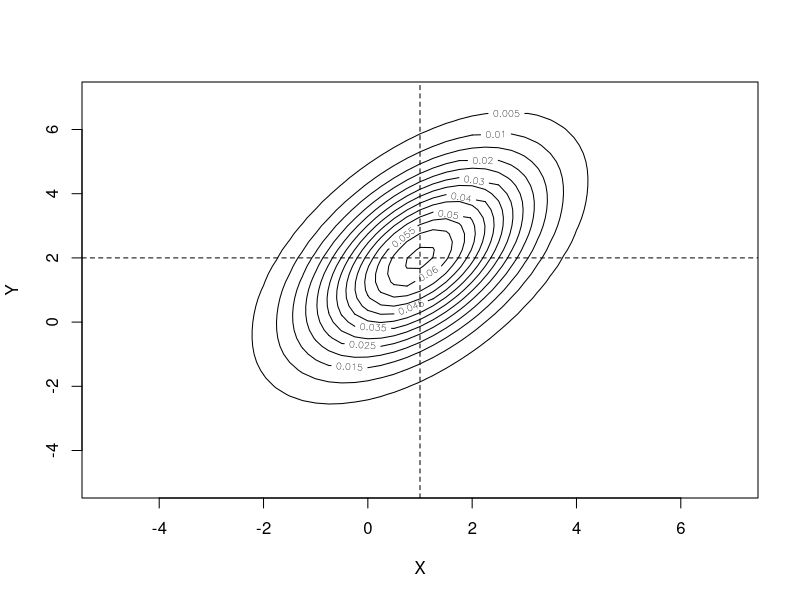
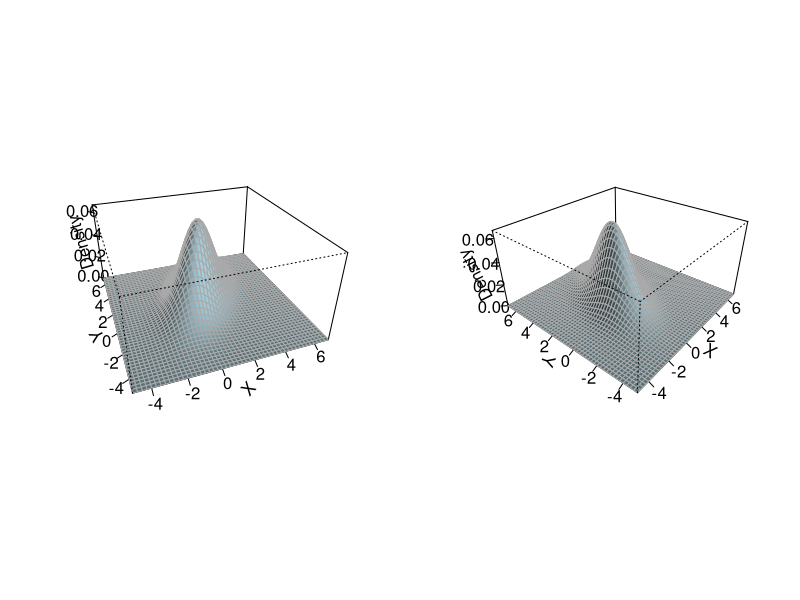
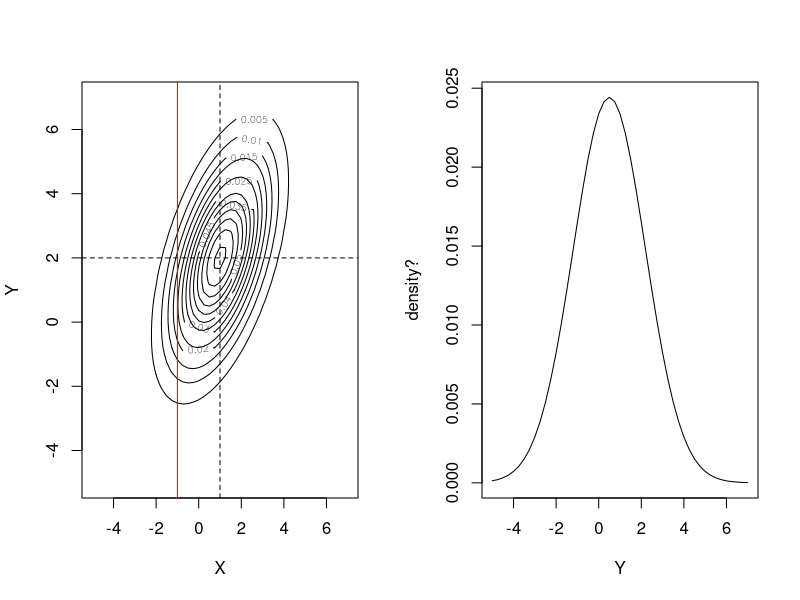
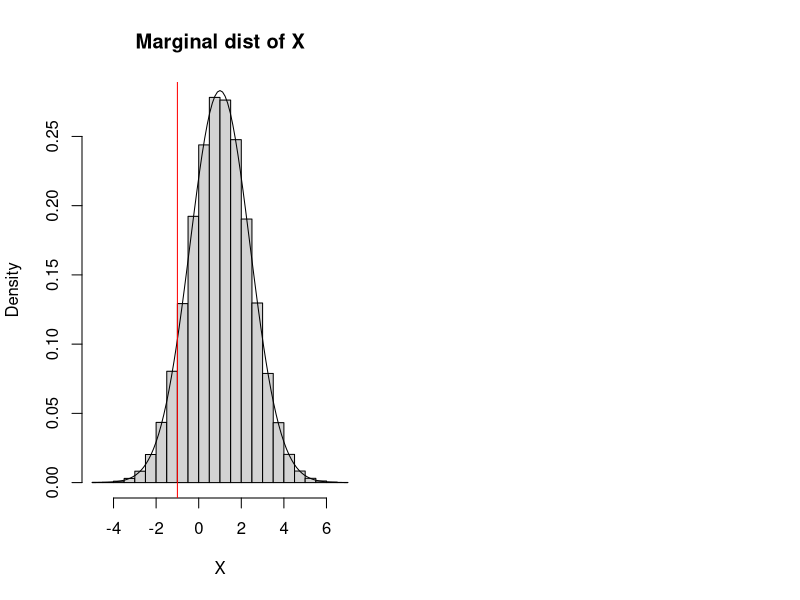
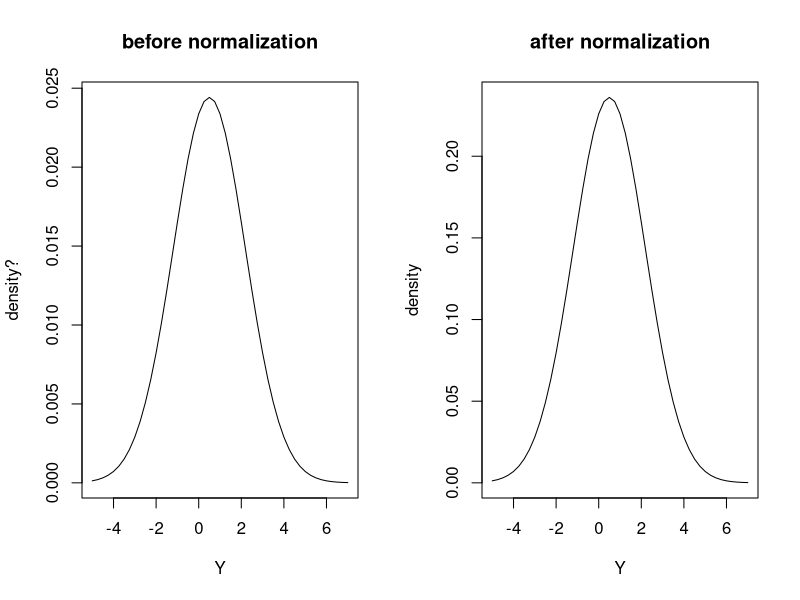
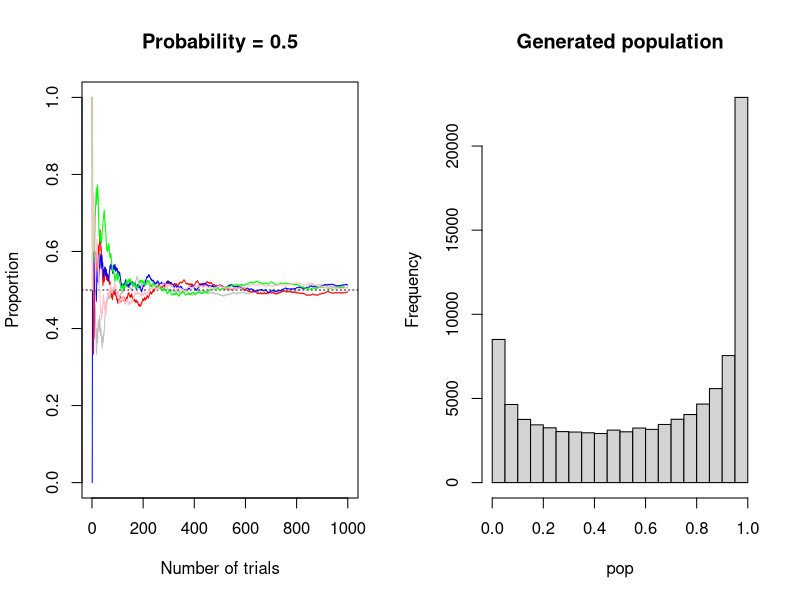
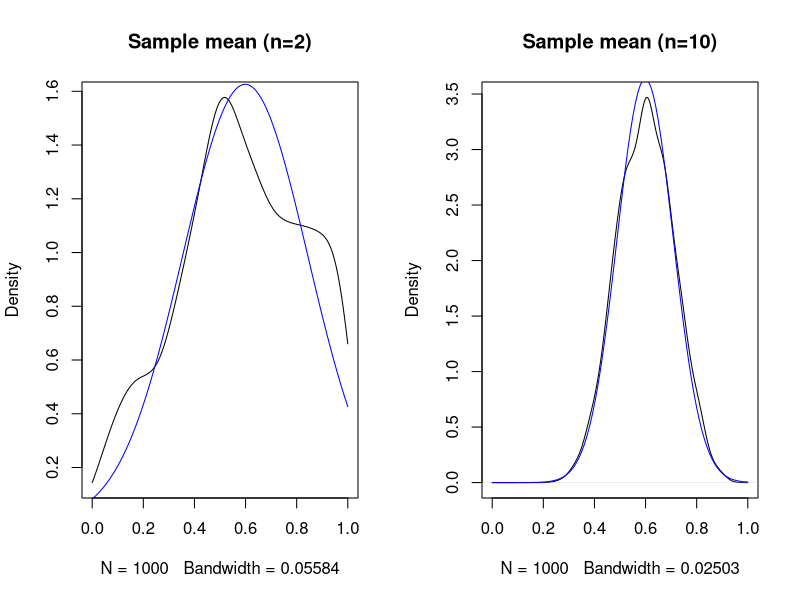
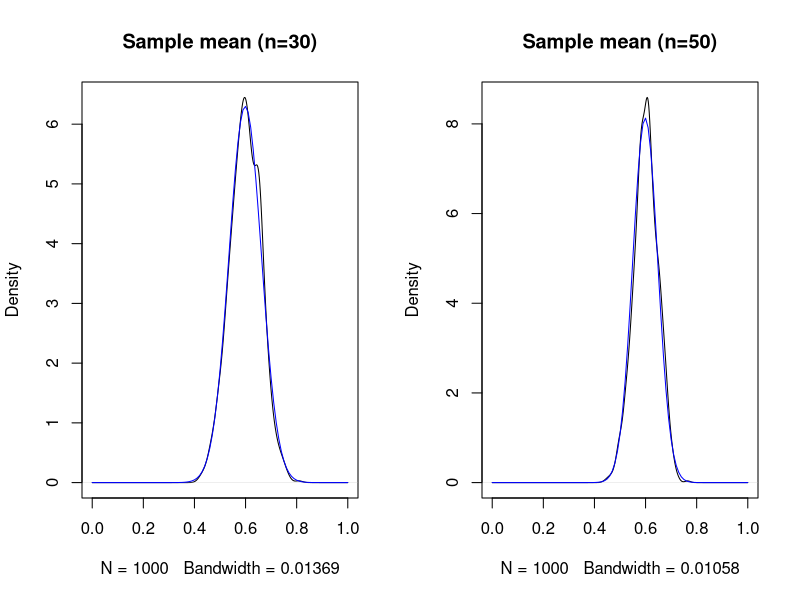

Here is the R script that generated these plots, in order:
## ---- chunk 1
knitr::opts_chunk$set(echo = TRUE)

library(mvtnorm)
## ---- chunk 2
means <- c(1,2)
vars <- c(2,4)
cov <- 1.5
## ---- chunk 3

cov.mat <- diag(vars)
cov.mat[1,2] <- cov.mat[2,1] <- cov

bivnorm <- function(x,y){
}

x <- y <- seq(-5,7,by=0.25)

joint.densities <- matrix(NA,nrow=length(x),ncol=length(y))

for (i.x in 1:length(x)){
  for (i.y in 1:length(y)){
    joint.densities[i.x,i.y] <-   dmvnorm(c(x[i.x],y[i.y]),mean = means,sigma=cov.mat)
  }
}

colnames(joint.densities) <- y
rownames(joint.densities) <- x


## ---- chunk 4
contour(x, y, joint.densities,xlab="X",ylab="Y")
abline(v=means[1],h=means[2],lty=2)

## ---- chunk 5
par(mfrow=c(1,2))

persp(x, y, joint.densities,zlab="Density",xlab="X",ylab="Y",
      theta = -20, phi=30,
      col = "lightblue", shade = 0.95,border = "darkgrey",
      expand = 0.5,box=TRUE,
      ltheta = 25,r = 2,
      ticktype = "detailed")

persp(x, y, joint.densities,zlab="Density",xlab="X",ylab="Y",
      theta = -50, phi=30,
      col = "lightblue", shade = 0.95,border = "darkgrey",
      expand = 0.5,box=TRUE,
      ltheta = 25,r = 2,
      ticktype = "detailed")

## ---- chunk 6

given.x <- -1

sub.joint.densities <- joint.densities[as.numeric(rownames(joint.densities))==given.x,]

par(mfrow=c(1,2))

contour(x, y, joint.densities,xlab="X",ylab="Y")
abline(v=means[1],h=means[2],lty=2)
abline(v=given.x,col="red")

plot(y, sub.joint.densities ,type="l",ylab="density?",xlab="Y")

## ---- chunk 7

n.sample <- 100000

random.var <-  rmvnorm(n.sample,mean = means,sigma=cov.mat)

hist(random.var[,1],main="Marginal dist of X",freq=FALSE,xlab="X")
this.norm <- function(x) dnorm(x,mean=mean(random.var[,1]),sd=sd(random.var[,1]))
curve(this.norm,add=T)
abline(v=given.x,col="red")


print(fXx <- this.norm(given.x))

## ---- chunk 8

par(mfrow=c(1,2))

plot(y, sub.joint.densities ,type="l",ylab="density?",xlab="Y",main="before normalization")

plot(y, sub.joint.densities/fXx ,type="l",ylab="density",xlab="Y",main="after normalization")

## ---- chunk 9

p <- 0.5

max.iter <- 1000
n.chains <- 5

draws <- rbinom(max.iter,size=1,p=p)
running.results <- cumsum(draws)/(1:max.iter)


## ---- chunk 10

plot(1:max.iter,running.results,type="l",col="grey",ylim=c(0,1),
     xlab="Number of trials",ylab="Proportion",
     main=paste("Probability =",p))
abline(h=p,lty=3)
for (i.chain in 2:n.chains){
  draws <- rbinom(max.iter,size=1,p=p)
  running.results <- cumsum(draws)/(1:max.iter)
  
  par(new=T)
  plot(1:max.iter,running.results,type="l",
       col=c("grey","red","blue","green","pink")[i.chain],
       ylim=c(0,1),
       ann=F,axes=F)
}

## ---- chunk 11

pop <- rbeta(100000,0.6,0.4)
hist(pop,main="Generated population")

## ---- chunk 12
pop.mean <- mean(pop)
pop.var <- mean((pop-mean(pop))^2)

pop.mean
pop.var
## ---- chunk 13
n.iter <- 1000
sample.size <- 2
all.sample.mean <- rep(NA,n.iter)
for (i in 1:n.iter){
  this.sample <- sample(pop,size=sample.size)
  this.sample.mean <- mean(this.sample)
  all.sample.mean[i] <- this.sample.mean
}

plot(density(all.sample.mean,from=0,to=1),
     main=paste0("Sample mean (n=",sample.size,")"))
par(new=T)
this.norm <- function(x) dnorm(x,
                               mean=pop.mean,
                               sd=sqrt(pop.var/sample.size))
curve(this.norm,0,1,add=T,col="blue")
mean(all.sample.mean)
var(all.sample.mean)

## ---- chunk 14
n.iter <- 1000
sample.size <- 10
all.sample.mean <- rep(NA,n.iter)
for (i in 1:n.iter){
  this.sample <- sample(pop,size=sample.size)
  this.sample.mean <- mean(this.sample)
  all.sample.mean[i] <- this.sample.mean
}

plot(density(all.sample.mean,from=0,to=1),
     main=paste0("Sample mean (n=",sample.size,")"))
par(new=T)
this.norm <- function(x) dnorm(x,
                               mean=pop.mean,
                               sd=sqrt(pop.var/sample.size))
curve(this.norm,0,1,add=T,col="blue")
mean(all.sample.mean)
var(all.sample.mean)

## ---- chunk 15
n.iter <- 1000
sample.size <- 30
all.sample.mean <- rep(NA,n.iter)
for (i in 1:n.iter){
  this.sample <- sample(pop,size=sample.size)
  this.sample.mean <- mean(this.sample)
  all.sample.mean[i] <- this.sample.mean
}

plot(density(all.sample.mean,from=0,to=1),
     main=paste0("Sample mean (n=",sample.size,")"))
par(new=T)
this.norm <- function(x) dnorm(x,
                               mean=pop.mean,
                               sd=sqrt(pop.var/sample.size))
curve(this.norm,0,1,add=T,col="blue")
mean(all.sample.mean)
var(all.sample.mean)
## ---- chunk 16
n.iter <- 1000
sample.size <- 50
all.sample.mean <- rep(NA,n.iter)
for (i in 1:n.iter){
  this.sample <- sample(pop,size=sample.size)
  this.sample.mean <- mean(this.sample)
  all.sample.mean[i] <- this.sample.mean
}

plot(density(all.sample.mean,from=0,to=1),
     main=paste0("Sample mean (n=",sample.size,")"))
par(new=T)
this.norm <- function(x) dnorm(x,
                               mean=pop.mean,
                               sd=sqrt(pop.var/sample.size))
curve(this.norm,0,1,add=T,col="blue")
mean(all.sample.mean)
var(all.sample.mean)
## ---- chunk 17
n.iter <- 1000
sample.size <- 100
all.sample.mean <- rep(NA,n.iter)
for (i in 1:n.iter){
  this.sample <- sample(pop,size=sample.size)
  this.sample.mean <- mean(this.sample)
  all.sample.mean[i] <- this.sample.mean
}

plot(density(all.sample.mean,from=0,to=1),
     main=paste0("Sample mean (n=",sample.size,")"))
par(new=T)
this.norm <- function(x) dnorm(x,
                               mean=pop.mean,
                               sd=sqrt(pop.var/sample.size))
curve(this.norm,0,1,add=T,col="blue")
mean(all.sample.mean)
var(all.sample.mean)
